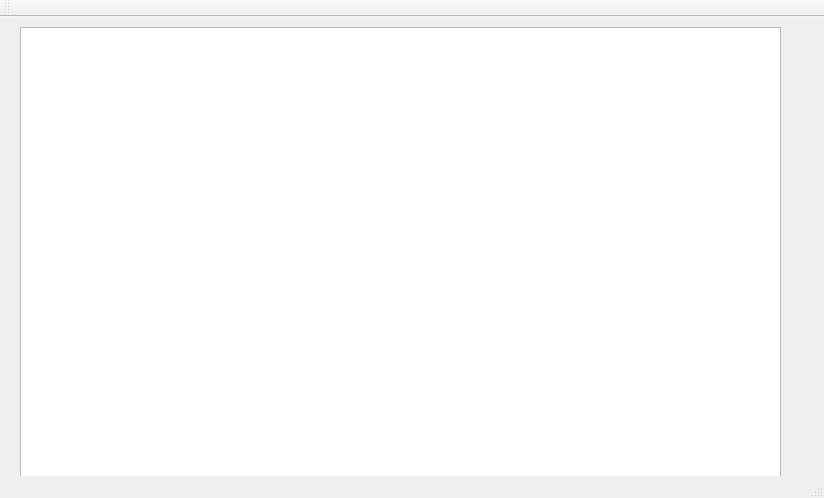
<?xml version="1.0" encoding="UTF-8"?>
<ui version="4.0">
 <class>MainWindow</class>
 <widget class="QMainWindow" name="MainWindow">
  <property name="geometry">
   <rect>
    <x>0</x>
    <y>0</y>
    <width>824</width>
    <height>498</height>
   </rect>
  </property>
  <property name="windowTitle">
   <string>MainWindow</string>
  </property>
  <widget class="QWidget" name="centralWidget">
   <widget class="QTreeView" name="treeView">
    <property name="geometry">
     <rect>
      <x>20</x>
      <y>10</y>
      <width>761</width>
      <height>461</height>
     </rect>
    </property>
    <property name="contextMenuPolicy">
     <enum>Qt::CustomContextMenu</enum>
    </property>
   </widget>
  </widget>
  <widget class="QMenuBar" name="menuBar">
   <property name="geometry">
    <rect>
     <x>0</x>
     <y>0</y>
     <width>824</width>
     <height>23</height>
    </rect>
   </property>
  </widget>
  <widget class="QToolBar" name="mainToolBar">
   <attribute name="toolBarArea">
    <enum>TopToolBarArea</enum>
   </attribute>
   <attribute name="toolBarBreak">
    <bool>false</bool>
   </attribute>
  </widget>
  <widget class="QStatusBar" name="statusBar"/>
 </widget>
 <layoutdefault spacing="6" margin="11"/>
 <resources/>
 <connections/>
</ui>
